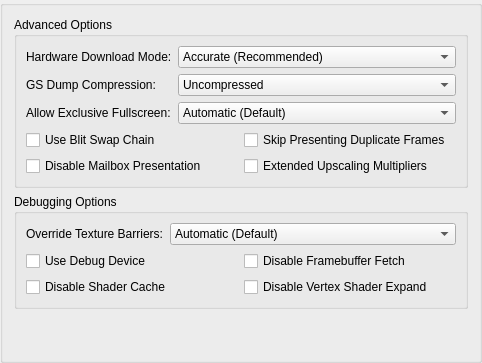
     <widget class="QGroupBox" name="advancedTab">
      <attribute name="title">
       <string extracomment="Advanced here refers to the advanced graphics options.">Advanced</string>
      </attribute>
      <layout class="QVBoxLayout" name="advancedTabLayout">
       <item>
        <widget class="QGroupBox" name="advancedOptions">
         <property name="title">
          <string>Advanced Options</string>
         </property>
         <layout class="QFormLayout" name="advancedOptionsFormLayout">
          <item row="0" column="0">
           <widget class="QLabel" name="hwDownloadModeLabel">
            <property name="text">
             <string>Hardware Download Mode:</string>
            </property>
           </widget>
          </item>
          <item row="0" column="1">
           <widget class="QComboBox" name="gsDownloadMode">
            <item>
             <property name="text">
              <string>Accurate (Recommended)</string>
             </property>
            </item>
            <item>
             <property name="text">
              <string>Disable Readbacks (Synchronize GS Thread)</string>
             </property>
            </item>
            <item>
             <property name="text">
              <string>Unsynchronized (Non-Deterministic)</string>
             </property>
            </item>
            <item>
             <property name="text">
              <string>Disabled (Ignore Transfers)</string>
             </property>
            </item>
           </widget>
          </item>
          <item row="1" column="0">
           <widget class="QLabel" name="gsDumpCompressionLabel">
            <property name="text">
             <string>GS Dump Compression:</string>
            </property>
           </widget>
          </item>
          <item row="1" column="1">
           <widget class="QComboBox" name="gsDumpCompression">
            <item>
             <property name="text">
              <string>Uncompressed</string>
             </property>
            </item>
            <item>
             <property name="text">
              <string>LZMA (xz)</string>
             </property>
            </item>
            <item>
             <property name="text">
              <string>Zstandard (zst)</string>
             </property>
            </item>
           </widget>
          </item>
          <item row="3" column="0" colspan="2">
           <layout class="QGridLayout" name="gridLayout_9">
            <item row="0" column="1">
             <widget class="QCheckBox" name="skipPresentingDuplicateFrames">
              <property name="text">
               <string>Skip Presenting Duplicate Frames</string>
              </property>
             </widget>
            </item>
            <item row="0" column="0">
             <widget class="QCheckBox" name="useBlitSwapChain">
              <property name="text">
               <string extracomment="Blit = a data operation. You might want to write it as-is, but fully uppercased. More information: https://en.wikipedia.org/wiki/Bit_blit \nSwap chain: see Microsoft's Terminology Portal.">Use Blit Swap Chain</string>
              </property>
             </widget>
            </item>
            <item row="1" column="0">
             <widget class="QCheckBox" name="disableMailboxPresentation">
              <property name="text">
               <string>Disable Mailbox Presentation</string>
              </property>
             </widget>
            </item>
            <item row="1" column="1">
             <widget class="QCheckBox" name="extendedUpscales">
              <property name="text">
               <string>Extended Upscaling Multipliers</string>
              </property>
             </widget>
            </item>
           </layout>
          </item>
          <item row="2" column="0">
           <widget class="QLabel" name="exclussiveFSLabel">
            <property name="text">
             <string>Allow Exclusive Fullscreen:</string>
            </property>
           </widget>
          </item>
          <item row="2" column="1">
           <widget class="QComboBox" name="exclusiveFullscreenControl">
            <item>
             <property name="text">
              <string>Automatic (Default)</string>
             </property>
            </item>
            <item>
             <property name="text">
              <string>Disallowed</string>
             </property>
            </item>
            <item>
             <property name="text">
              <string>Allowed</string>
             </property>
            </item>
           </widget>
          </item>
         </layout>
        </widget>
       </item>
       <item>
        <widget class="QGroupBox" name="debuggingOptions">
         <property name="title">
          <string>Debugging Options</string>
         </property>
         <layout class="QFormLayout" name="debuggingOptionsFormLayout">
          <item row="0" column="0">
           <widget class="QLabel" name="barriersLabel">
            <property name="text">
             <string>Override Texture Barriers:</string>
            </property>
           </widget>
          </item>
          <item row="0" column="1">
           <widget class="QComboBox" name="overrideTextureBarriers">
            <item>
             <property name="text">
              <string>Automatic (Default)</string>
             </property>
            </item>
            <item>
             <property name="text">
              <string>Force Disabled</string>
             </property>
            </item>
            <item>
             <property name="text">
              <string>Force Enabled</string>
             </property>
            </item>
           </widget>
          </item>
          <item row="2" column="0" colspan="2">
           <layout class="QGridLayout" name="debuggingOptionsLayout">
            <item row="0" column="1">
             <widget class="QCheckBox" name="disableFramebufferFetch">
              <property name="text">
               <string>Disable Framebuffer Fetch</string>
              </property>
             </widget>
            </item>
            <item row="1" column="0">
             <widget class="QCheckBox" name="disableShaderCache">
              <property name="text">
               <string>Disable Shader Cache</string>
              </property>
             </widget>
            </item>
            <item row="1" column="1">
             <widget class="QCheckBox" name="disableVertexShaderExpand">
              <property name="text">
               <string>Disable Vertex Shader Expand</string>
              </property>
             </widget>
            </item>
            <item row="0" column="0">
             <widget class="QCheckBox" name="useDebugDevice">
              <property name="text">
               <string>Use Debug Device</string>
              </property>
             </widget>
            </item>
           </layout>
          </item>
         </layout>
        </widget>
       </item>
       <item>
        <spacer name="verticalSpacer_2">
         <property name="orientation">
          <enum>Qt::Orientation::Vertical</enum>
         </property>
         <property name="sizeHint" stdset="0">
          <size>
           <width>20</width>
           <height>40</height>
          </size>
         </property>
        </spacer>
       </item>
      </layout>
     </widget>
